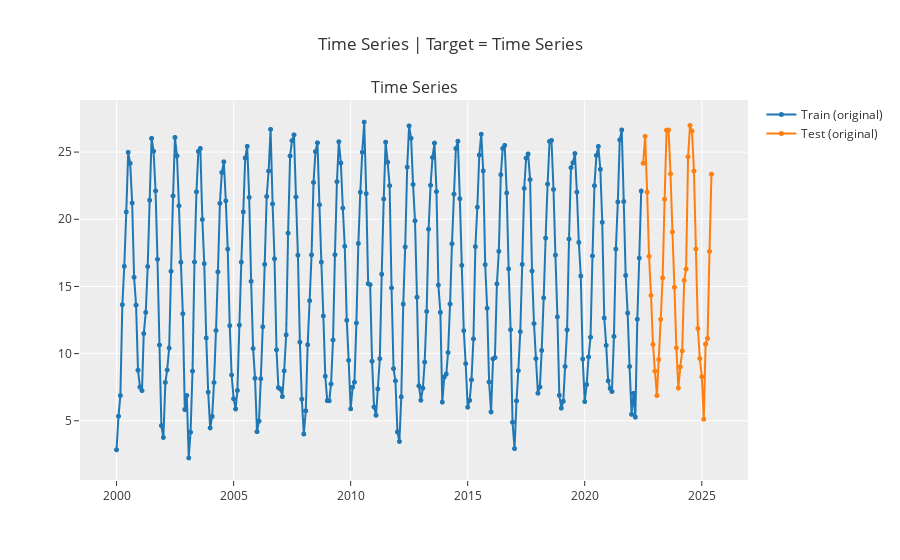

The code cell stored with this chart in its notebook:
### Code cell
# train-test split can be done accoriding to forecast horizon (36 months)
exp.plot_model(plot='train_test_split')

### Figure 1 — Plotly figure (JSON) as saved in the notebook; plotly's stock layout.template omitted (floating-point values rounded to 4 significant figures; data arrays with more than 128 entries replaced by an {"elided": "..."} marker saying what was removed)
{"data": [{"line": {"color": "rgb(31, 119, 180)", "width": 2}, "marker": {"color": "rgb(31, 119, 180)", "size": 5}, "mode": "lines+markers", "name": "Train (original)", "type": "scattergl", "x": {"elided": "306 str values"}, "xaxis": "x", "y": {"elided": "306 float values"}, "yaxis": "y"}, {"line": {"color": "rgb(255, 127, 14)", "width": 2}, "marker": {"color": "rgb(255, 127, 14)", "size": 5}, "mode": "lines+markers", "name": "Test (original)", "type": "scattergl", "x": {"elided": "306 str values"}, "xaxis": "x", "y": {"elided": "306 float values"}, "yaxis": "y"}], "layout": {"annotations": [{"font": {"size": 16}, "showarrow": false, "text": "Time Series", "x": 0.5, "xanchor": "center", "xref": "paper", "y": 1, "yanchor": "bottom", "yref": "paper"}], "showlegend": true, "title": {"text": "Time Series | Target = Time Series"}, "xaxis": {"anchor": "y", "domain": [0, 1]}, "yaxis": {"anchor": "x", "domain": [0, 1]}}}
